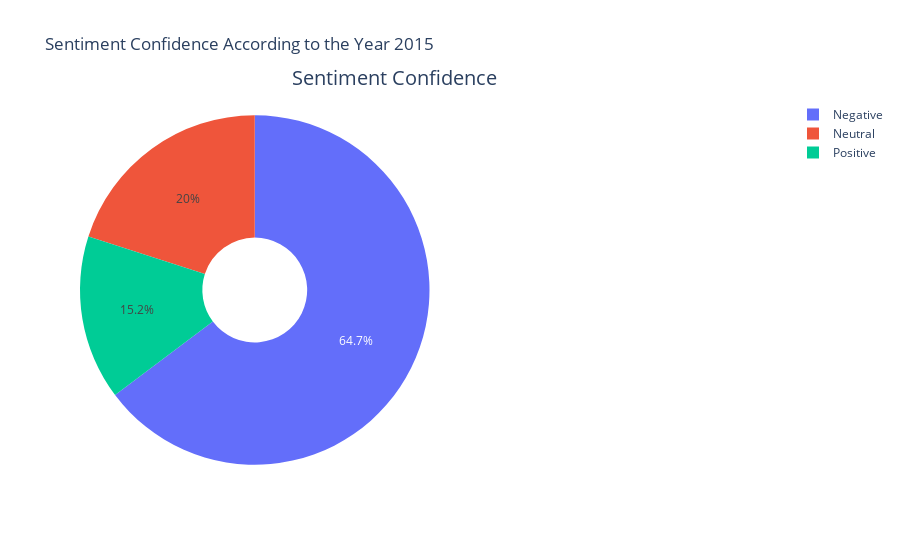

The notebook cell saved with this chart:
### Code cell
from time import strftime
from datetime import datetime

data_2015 = df[df.year == 2015]  
labels = data_2015.sentiment.unique()  #select only unique sentiment

# Create a pie chart
fig = go.Figure(data=[go.Pie(
    values=data_2015.sentiment_confidence,
    labels=data_2015.sentiment,
    domain={"x": [0, .5]},
    name="Sentiment Confidence",
    hole=.3
)])

fig.update_layout(
    title="Sentiment Confidence According to the Year 2015",
    annotations=[
        {
            "font": {"size": 20},
            "showarrow": False,
            "text": "Sentiment Confidence",
            "x": 0.30,
            "y": 1.10
        }
    ]
)

# Plot the figure
iplot(fig)

### Figure 1 — Plotly figure (JSON) as saved in the notebook; plotly's stock layout.template omitted (floating-point values rounded to 4 significant figures; data arrays with more than 128 entries replaced by an {"elided": "..."} marker saying what was removed)
{"data": [{"domain": {"x": [0, 0.5]}, "hole": 0.3, "labels": {"elided": "13871 str values"}, "name": "Sentiment Confidence", "type": "pie", "values": {"elided": "13871 float values"}}], "layout": {"annotations": [{"font": {"size": 20}, "showarrow": false, "text": "Sentiment Confidence", "x": 0.3, "y": 1.1}], "title": {"text": "Sentiment Confidence According to the Year 2015"}}}
